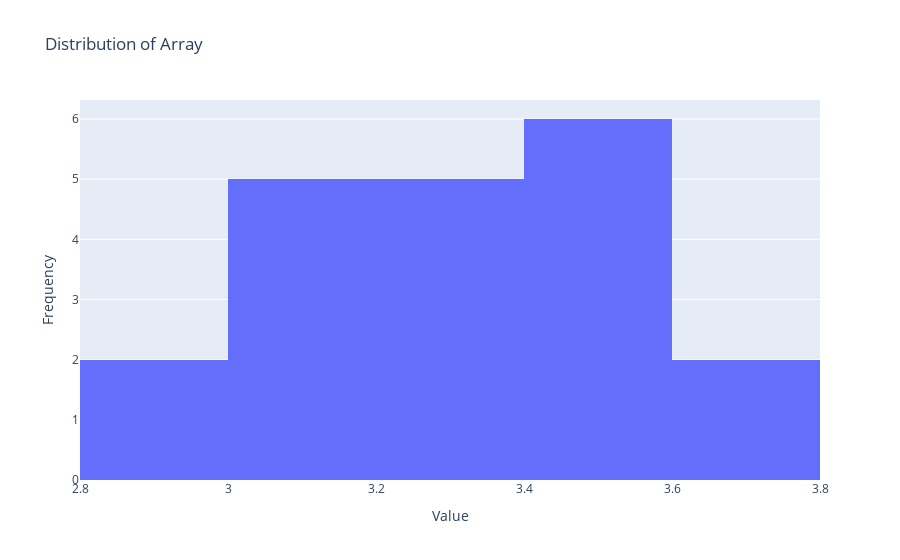

Notebook code for this chart:
### Code cell
import plotly.graph_objects as go
import numpy as np

# Assuming data_array is your array
# Create a histogram trace
fig = go.Figure(data=[go.Histogram(x=medians)])

# Update layout
fig.update_layout(
    title="Distribution of Array",
    xaxis_title="Value",
    yaxis_title="Frequency"
)

# Show the plot
fig.show()

### Figure 1 — Plotly figure (JSON) as saved in the notebook; plotly's stock layout.template omitted (floating-point values rounded to 4 significant figures)
{"data": [{"type": "histogram", "x": [3.439, 3.616, 3.627, 3.2, 3.09, 3.288, 3.16, 3.448, 3.461, 3.378, 3.021, 3.485, 3.474, 3.066, 3.292, 3.206, 2.993, 3.084, 3.599, 2.946]}], "layout": {"title": {"text": "Distribution of Array"}, "xaxis": {"title": {"text": "Value"}}, "yaxis": {"title": {"text": "Frequency"}}}}
